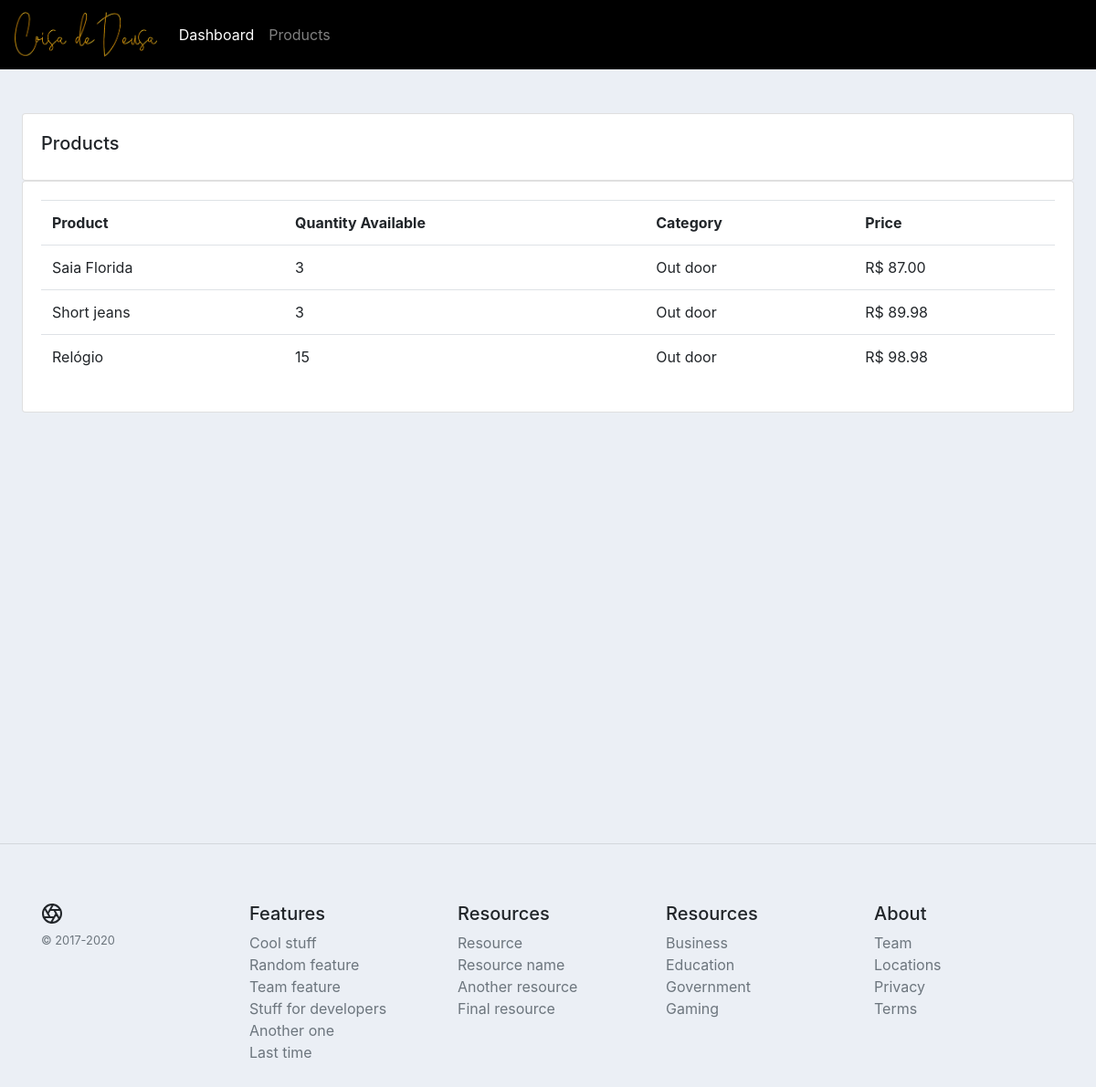
The page /accounts/products/ on the database as committed earlier.
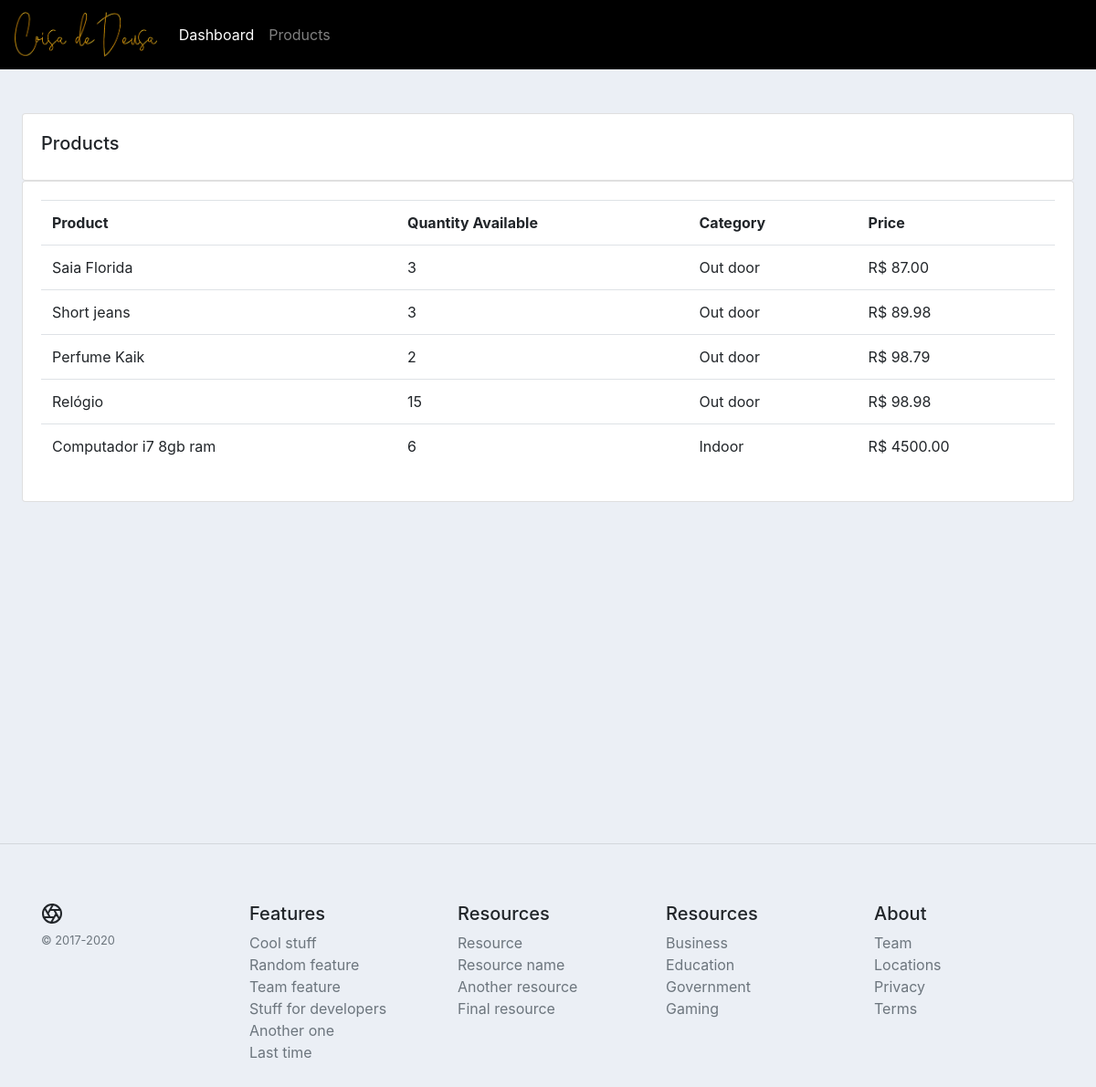
The same page on the database as committed later.
### accounts/models.py (models this page shows, shortened)
class Product(models.Model):
    CATEGORY = [('Indoor', 'Indoor'), ('Out door', 'Out door')]
    name = models.CharField(max_length=255, null=True)
    price = models.DecimalField(max_digits=7, decimal_places=2)
    category = models.CharField(max_length=200, choices=CATEGORY)
    description = models.TextField(help_text='Sua descrição vem aqui', blank=True)
    quantity_available = models.PositiveIntegerField(default=0, )
    date_created = models.DateTimeField(auto_now_add=True)
    tags = models.ManyToManyField(Tag)

### accounts/views.py (the view)
# urls.py: path('products/', views.products, name='products'),
def products(request):
    context = {}
    all_products = Product.objects.order_by('price')
    context['products'] = all_products
    return render(request, 'accounts/products.html', context)

### accounts/templates/accounts/products.html (shortened to what this page needs)
{% extends 'base.html' %}
{% block content %}
    <br>
    <div class="row">
        <div class="col-md">
            <div class="card card-body">
                <h5>Products</h5>
            </div>
            <div class="card card-body">
                <table class="table">
                    <tr>
                        <th>Product</th>
                        <th>Quantity Available</th>
                        <th>Category</th>
                        <th>Price</th>
                    </tr>
                    {% for product in products %}
                        <tr>
                            <td>
                                {{ product.name }}
                            </td>
                            <td>
                                {{ product.quantity_available }}
                            </td>
                            <td>
                                {{ product.category }}
                            </td>
                            <td>
                                R$ {{ product.price }}
                            </td>
                        </tr>
                    {% endfor %}
                </table>
            </div>
        </div>
    </div>
{% endblock content %}

Rows that differ between the two databases and show on the page:
added Product: name "Perfume Kaik", quantity_available "2", category "Out door", price "98.79"
added Product: name "Computador i7 8gb ram", quantity_available "6", category "Indoor", price "4500.00"
